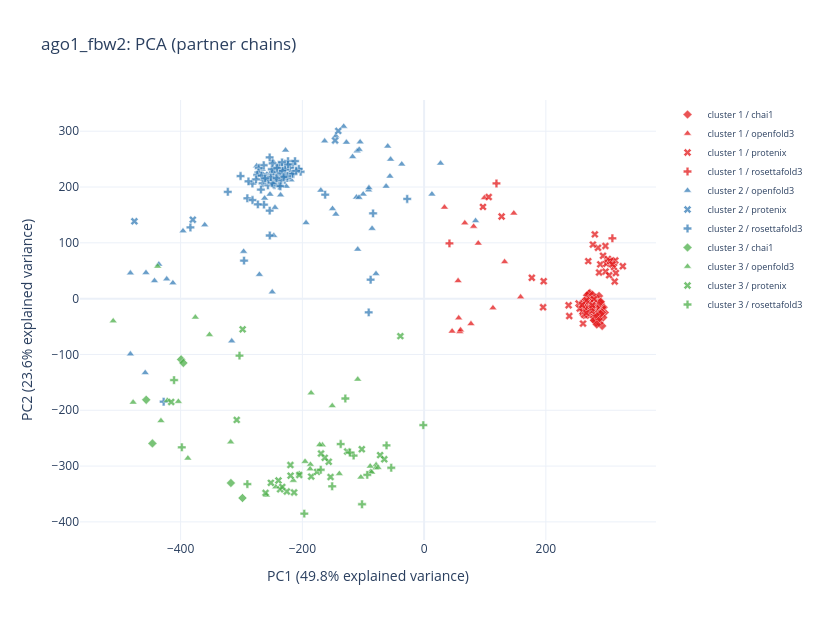

Notebook cell for this chart:
### Code cell
plot_pca(df_ago1_fbw2, complex_name="ago1_fbw2", models={**{b: True for b in df_ago1_fbw2["backend"].unique()}, "alphafold3": False})  # ablation: AF3 excluded

### Figure 1 — Plotly figure (JSON) as saved in the notebook; plotly's stock layout.template omitted (floating-point values rounded to 4 significant figures; data arrays with more than 128 entries replaced by an {"elided": "..."} marker saying what was removed)
{"data": [{"customdata": {"elided": "94x8 mixed values"}, "hovertemplate": "backend: %{customdata[0]}<br>seed: %{customdata[1]}<br>sample_index: %{customdata[2]}<br>cluster: %{customdata[3]}<br>ptm: %{customdata[4]}<br>iptm: %{customdata[5]}<br>ranking_score: %{customdata[6]}<br>cif_path: %{customdata[7]}<extra></extra>", "marker": {"color": "rgb(228,26,28)", "line": {"color": "white", "width": 0.5}, "opacity": 0.75, "size": 7, "symbol": "diamond"}, "mode": "markers", "name": "cluster 1 / chai1", "type": "scatter", "x": [284.9, 282.0, 283.9, 288.7, 273.4, 286.4, 277.9, 286.9, 272.2, 270.2, 286.4, 282.4, 272.8, 282.6, 279.6, 282.9, 277.9, 288.8, 292.5, 284.8, 286.0, 284.4, 284.3, 274.1, 288.4, 283.1, 265.9, 290.2, 278.9, 289.2, 296.6, 291.1, 284.3, 287.3, 294.3, 275.6, 274.7, 280.6, 281.2, 280.6, 279.8, 278.4, 271.0, 282.8, 281.6, 281.5, 277.3, 267.7, 282.6, 284.5, 277.5, 284.8, 289.2, 280.6, 274.3, 280.9, 294.9, 285.9, 276.0, 285.2, 284.5, 272.5, 279.0, 285.6, 277.8, 293.0, 291.9, 276.6, 286.0, 283.0, 287.2, 285.6, 278.6, 287.8, 275.1, 271.9, 274.6, 287.1, 274.3, 279.9, 282.1, 269.8, 289.9, 276.3, 287.1, 274.9, 264.2, 283.7, 284.8, 275.4, 281.9, 271.8, 290.2, 282.3], "y": [-25.22, -22.21, -13.29, -12.92, -15.95, -13.52, -18.49, -33.36, 10.22, 5.846, -15.76, 2.078, -27.37, -42.77, -39.21, -25.11, -7.773, -22.37, -48.81, -1.003, -20.64, -3.381, -14.68, -8.287, -43.87, -36.91, -28.23, -8.259, -15.35, -21.14, -24.73, -15.58, -17.84, 4.819, -33.77, -14.6, -12.12, -20.81, -10.06, -3.191, -12.77, -22.56, 9.211, -8.925, -14.92, -17.74, -18.32, 6.006, -16.94, -22.36, -11.94, -27.17, -5.583, -19.26, -23.25, -37.03, -15.3, -36.17, -30.17, -29.0, -7.855, -24.49, -38.75, -17.41, -15.18, -15.63, -24.64, 6.874, -7.921, -6.04, -36.47, -23.56, -9.001, -6.594, -11.78, -11.13, -7.98, -12.78, -19.59, -5.085, -7.542, -1.312, -27.05, -16.2, -11.74, -6.677, -4.01, -46.29, -13.05, -1.576, -28.82, -14.08, -5.682, -16.23]}, {"customdata": [["openfold3", 1, null, 1, 0.6369, 0.1692, 0.2822, "ago1_fbw2/openfold_ago1_fbw2/openfold_results_seed-1/ago1_fbw2/seed_1/ago1_fbw2_seed_1_sample_4_model_fixed.cif"], ["openfold3", 11, null, 1, 0.632, 0.1752, 0.3499, "ago1_fbw2/openfold_ago1_fbw2/openfold_results_seed-11/ago1_fbw2/seed_11/ago1_fbw2_seed_11_sample_1_model_fixed.cif"], ["openfold3", 12, null, 1, 0.6338, 0.1758, 0.3567, "ago1_fbw2/openfold_ago1_fbw2/openfold_results_seed-12/ago1_fbw2/seed_12/ago1_fbw2_seed_12_sample_1_model_fixed.cif"], ["openfold3", 12, null, 1, 0.6399, 0.1834, 0.2809, "ago1_fbw2/openfold_ago1_fbw2/openfold_results_seed-12/ago1_fbw2/seed_12/ago1_fbw2_seed_12_sample_5_model_fixed.cif"], ["openfold3", 13, null, 1, 0.641, 0.1691, 0.3417, "ago1_fbw2/openfold_ago1_fbw2/openfold_results_seed-13/ago1_fbw2/seed_13/ago1_fbw2_seed_13_sample_1_model_fixed.cif"], ["openfold3", 15, null, 1, 0.6369, 0.1635, 0.2647, "ago1_fbw2/openfold_ago1_fbw2/openfold_results_seed-15/ago1_fbw2/seed_15/ago1_fbw2_seed_15_sample_3_model_fixed.cif"], ["openfold3", 16, null, 1, 0.6284, 0.1773, 0.2814, "ago1_fbw2/openfold_ago1_fbw2/openfold_results_seed-16/ago1_fbw2/seed_16/ago1_fbw2_seed_16_sample_2_model_fixed.cif"], ["openfold3", 16, null, 1, 0.635, 0.186, 0.285, "ago1_fbw2/openfold_ago1_fbw2/openfold_results_seed-16/ago1_fbw2/seed_16/ago1_fbw2_seed_16_sample_3_model_fixed.cif"], ["openfold3", 18, null, 1, 0.6314, 0.1671, 0.3397, "ago1_fbw2/openfold_ago1_fbw2/openfold_results_seed-18/ago1_fbw2/seed_18/ago1_fbw2_seed_18_sample_3_model_fixed.cif"], ["openfold3", 19, null, 1, 0.6341, 0.1673, 0.2742, "ago1_fbw2/openfold_ago1_fbw2/openfold_results_seed-19/ago1_fbw2/seed_19/ago1_fbw2_seed_19_sample_3_model_fixed.cif"], ["openfold3", 19, null, 1, 0.6348, 0.1635, 0.2724, "ago1_fbw2/openfold_ago1_fbw2/openfold_results_seed-19/ago1_fbw2/seed_19/ago1_fbw2_seed_19_sample_5_model_fixed.cif"], ["openfold3", 3, null, 1, 0.6322, 0.1528, 0.2575, "ago1_fbw2/openfold_ago1_fbw2/openfold_results_seed-3/ago1_fbw2/seed_3/ago1_fbw2_seed_3_sample_5_model_fixed.cif"], ["openfold3", 4, null, 1, 0.6337, 0.1739, 0.2871, "ago1_fbw2/openfold_ago1_fbw2/openfold_results_seed-4/ago1_fbw2/seed_4/ago1_fbw2_seed_4_sample_1_model_fixed.cif"], ["openfold3", 4, null, 1, 0.6298, 0.163, 0.2651, "ago1_fbw2/openfold_ago1_fbw2/openfold_results_seed-4/ago1_fbw2/seed_4/ago1_fbw2_seed_4_sample_2_model_fixed.cif"], ["openfold3", 7, null, 1, 0.639, 0.1718, 0.2875, "ago1_fbw2/openfold_ago1_fbw2/openfold_results_seed-7/ago1_fbw2/seed_7/ago1_fbw2_seed_7_sample_4_model_fixed.cif"], ["openfold3", 9, null, 1, 0.6322, 0.1768, 0.3432, "ago1_fbw2/openfold_ago1_fbw2/openfold_results_seed-9/ago1_fbw2/seed_9/ago1_fbw2_seed_9_sample_5_model_fixed.cif"]], "hovertemplate": "backend: %{customdata[0]}<br>seed: %{customdata[1]}<br>sample_index: %{customdata[2]}<br>cluster: %{customdata[3]}<br>ptm: %{customdata[4]}<br>iptm: %{customdata[5]}<br>ranking_score: %{customdata[6]}<br>cif_path: %{customdata[7]}<extra></extra>", "marker": {"color": "rgb(228,26,28)", "line": {"color": "white", "width": 0.5}, "opacity": 0.75, "size": 7, "symbol": "triangle-up"}, "mode": "markers", "name": "cluster 1 / openfold3", "type": "scatter", "x": [147.4, 56.81, 76.95, 45.97, 99.08, 132.3, 55.81, 33.45, 66.86, 158.5, 113.1, 81.35, 88.93, 260.0, 58.7, 59.85], "y": [153.1, -34.73, -45.1, -58.45, 180.5, 65.9, 32.01, 163.6, 135.6, 2.977, -16.63, 129.5, 99.23, -25.11, -59.47, -56.21]}, {"customdata": {"elided": "69x8 mixed values"}, "hovertemplate": "backend: %{customdata[0]}<br>seed: %{customdata[1]}<br>sample_index: %{customdata[2]}<br>cluster: %{customdata[3]}<br>ptm: %{customdata[4]}<br>iptm: %{customdata[5]}<br>ranking_score: %{customdata[6]}<br>cif_path: %{customdata[7]}<extra></extra>", "marker": {"color": "rgb(228,26,28)", "line": {"color": "white", "width": 0.5}, "opacity": 0.75, "size": 7, "symbol": "x"}, "mode": "markers", "name": "cluster 1 / protenix", "type": "scatter", "x": [195.5, 261.0, 269.8, 261.1, 267.3, 278.9, 106.1, 269.7, 176.9, 293.9, 297.8, 301.4, 289.3, 298.1, 299.4, 305.1, 314.9, 280.5, 275.6, 271.0, 269.7, 238.5, 260.9, 273.7, 263.2, 264.1, 278.0, 272.8, 196.4, 96.69, 265.7, 263.0, 260.4, 264.7, 277.4, 262.5, 267.5, 275.2, 276.6, 266.6, 313.1, 302.0, 271.7, 275.4, 261.1, 253.8, 275.3, 261.8, 269.1, 264.7, 255.7, 264.7, 287.4, 309.3, 312.0, 326.4, 313.9, 127.3, 237.4, 285.7, 305.6, 277.3, 303.9, 309.2, 266.7, 275.4, 276.4, 266.6, 259.6], "y": [-15.57, -26.03, -18.99, -17.83, -7.708, -1.17, 182.0, 67.18, 37.29, 76.72, 94.38, 65.61, 61.42, 48.45, 62.58, 67.49, 45.86, 115.1, -11.75, -23.91, -13.62, -31.24, -10.75, -13.63, -11.38, -10.79, -20.08, -7.364, 31.26, 164.4, -30.26, -28.88, -22.98, -22.18, -14.57, -12.31, -12.35, -13.82, -15.12, -9.786, 30.82, 71.13, -19.53, -20.91, -44.73, -8.745, -22.12, -8.864, -15.62, -17.93, -17.82, -4.78, 46.77, 66.91, 56.77, 58.07, 68.37, 147.0, -11.89, 91.14, 67.39, 96.82, 41.86, 61.25, -2.883, -17.52, -11.82, -25.65, -11.27]}, {"customdata": [["rosettafold3", 1, 3.0, 1, 0.6022, 0.2644, -99.67, "ago1_fbw2/rosettafold_ago1_fbw2/rosettafold_results_seed-1/ago1_fbw2/seed-1_sample-3/ago1_fbw2_seed-1_sample-3_model_fixed.cif"], ["rosettafold3", 2, 2.0, 1, 0.605, 0.2583, -99.67, "ago1_fbw2/rosettafold_ago1_fbw2/rosettafold_results_seed-2/ago1_fbw2/seed-2_sample-2/ago1_fbw2_seed-2_sample-2_model_fixed.cif"], ["rosettafold3", 2, 4.0, 1, 0.6053, 0.2534, -99.68, "ago1_fbw2/rosettafold_ago1_fbw2/rosettafold_results_seed-2/ago1_fbw2/seed-2_sample-4/ago1_fbw2_seed-2_sample-4_model_fixed.cif"]], "hovertemplate": "backend: %{customdata[0]}<br>seed: %{customdata[1]}<br>sample_index: %{customdata[2]}<br>cluster: %{customdata[3]}<br>ptm: %{customdata[4]}<br>iptm: %{customdata[5]}<br>ranking_score: %{customdata[6]}<br>cif_path: %{customdata[7]}<extra></extra>", "marker": {"color": "rgb(228,26,28)", "line": {"color": "white", "width": 0.5}, "opacity": 0.75, "size": 7, "symbol": "cross"}, "mode": "markers", "name": "cluster 1 / rosettafold3", "type": "scatter", "x": [41.63, 118.8, 309.3], "y": [98.95, 206.3, 108.1]}, {"customdata": {"elided": "54x8 mixed values"}, "hovertemplate": "backend: %{customdata[0]}<br>seed: %{customdata[1]}<br>sample_index: %{customdata[2]}<br>cluster: %{customdata[3]}<br>ptm: %{customdata[4]}<br>iptm: %{customdata[5]}<br>ranking_score: %{customdata[6]}<br>cif_path: %{customdata[7]}<extra></extra>", "marker": {"color": "rgb(55,126,184)", "line": {"color": "white", "width": 0.5}, "opacity": 0.75, "size": 7, "symbol": "triangle-up"}, "mode": "markers", "name": "cluster 2 / openfold3", "type": "scatter", "x": [-218.7, -79.05, -36.74, -235.8, -265.8, -482.5, -145.0, -442.9, -145.0, 84.56, -296.5, -193.9, -100.0, -262.0, -435.8, -316.0, -111.1, -275.1, -55.09, -91.08, 12.85, -109.1, -150.5, -412.7, -110.1, -59.76, -270.6, -422.8, -482.5, -227.6, -117.4, -456.9, -226.4, -360.4, -245.0, -249.5, -163.4, -247.2, -169.7, -56.12, -458.1, -107.0, -62.41, -248.7, -253.1, 26.99, -127.6, -90.65, -105.1, -247.1, -106.6, -396.1, -132.1, -85.48], "y": [212.6, 44.74, 241.0, 185.6, 231.8, -99.31, 291.5, 31.96, 151.2, 139.5, 84.49, 135.9, 187.2, 179.9, 61.53, -76.02, 181.8, 237.8, 249.6, 194.5, 187.2, 88.34, 161.1, 28.21, 264.4, 273.1, 43.14, 35.05, 45.74, 266.0, 254.3, 46.54, 201.2, 132.1, 163.1, 11.77, 282.3, 233.4, 194.0, 219.2, -132.8, 181.3, 201.1, 246.5, 186.9, 242.5, 280.0, 198.5, 280.6, 112.9, 267.2, 121.3, 308.6, 125.7]}, {"customdata": [["protenix", 1, null, 2, 0.5995, 0.1884, 0.2707, "ago1_fbw2/protenix_ago1_fbw2/protenix_results_seed-1/ago1_fbw2/seed_1/predictions/ago1_fbw2_sample_4.cif"], ["protenix", 10, null, 2, 0.5961, 0.2914, 0.3523, "ago1_fbw2/protenix_ago1_fbw2/protenix_results_seed-10/ago1_fbw2/seed_10/predictions/ago1_fbw2_sample_4.cif"], ["protenix", 11, null, 2, 0.5954, 0.3061, 0.364, "ago1_fbw2/protenix_ago1_fbw2/protenix_results_seed-11/ago1_fbw2/seed_11/predictions/ago1_fbw2_sample_3.cif"], ["protenix", 11, null, 2, 0.5955, 0.2919, 0.3526, "ago1_fbw2/protenix_ago1_fbw2/protenix_results_seed-11/ago1_fbw2/seed_11/predictions/ago1_fbw2_sample_4.cif"], ["protenix", 15, null, 2, 0.5909, 0.2946, 0.3539, "ago1_fbw2/protenix_ago1_fbw2/protenix_results_seed-15/ago1_fbw2/seed_15/predictions/ago1_fbw2_sample_2.cif"], ["protenix", 19, null, 2, 0.5853, 0.369, 0.4123, "ago1_fbw2/protenix_ago1_fbw2/protenix_results_seed-19/ago1_fbw2/seed_19/predictions/ago1_fbw2_sample_2.cif"], ["protenix", 19, null, 2, 0.5933, 0.274, 0.3378, "ago1_fbw2/protenix_ago1_fbw2/protenix_results_seed-19/ago1_fbw2/seed_19/predictions/ago1_fbw2_sample_4.cif"]], "hovertemplate": "backend: %{customdata[0]}<br>seed: %{customdata[1]}<br>sample_index: %{customdata[2]}<br>cluster: %{customdata[3]}<br>ptm: %{customdata[4]}<br>iptm: %{customdata[5]}<br>ranking_score: %{customdata[6]}<br>cif_path: %{customdata[7]}<extra></extra>", "marker": {"color": "rgb(55,126,184)", "line": {"color": "white", "width": 0.5}, "opacity": 0.75, "size": 7, "symbol": "x"}, "mode": "markers", "name": "cluster 2 / protenix", "type": "scatter", "x": [-226.0, -238.2, -379.9, -475.9, -146.2, -141.0, -261.5], "y": [242.8, 225.0, 141.5, 138.5, 283.4, 300.5, 221.6]}, {"customdata": {"elided": "81x8 mixed values"}, "hovertemplate": "backend: %{customdata[0]}<br>seed: %{customdata[1]}<br>sample_index: %{customdata[2]}<br>cluster: %{customdata[3]}<br>ptm: %{customdata[4]}<br>iptm: %{customdata[5]}<br>ranking_score: %{customdata[6]}<br>cif_path: %{customdata[7]}<extra></extra>", "marker": {"color": "rgb(55,126,184)", "line": {"color": "white", "width": 0.5}, "opacity": 0.75, "size": 7, "symbol": "cross"}, "mode": "markers", "name": "cluster 2 / rosettafold3", "type": "scatter", "x": [-243.0, -83.87, -254.2, -238.6, -263.5, -202.8, -245.7, -222.6, -205.8, -234.5, -245.8, -322.5, -295.8, -241.3, -87.87, -253.7, -223.6, -256.6, -243.0, -233.8, -242.5, -271.6, -27.77, -265.5, -215.3, -272.2, -223.2, -221.1, -263.7, -238.4, -220.4, -237.4, -248.5, -231.8, -258.8, -290.4, -247.0, -230.2, -263.1, -253.6, -274.2, -228.9, -267.2, -235.6, -247.6, -282.1, -234.9, -91.03, -427.9, -228.6, -214.8, -235.9, -216.6, -250.2, -228.3, -249.8, -249.0, -236.1, -255.5, -276.2, -281.9, -301.5, -253.7, -225.0, -232.6, -273.1, -210.1, -212.0, -224.7, -223.6, -268.1, -229.3, -231.0, -233.3, -162.5, -241.5, -251.8, -383.9, -288.5, -261.3, -242.5], "y": [233.0, 152.8, 218.6, 239.9, 239.0, 227.3, 227.8, 219.3, 232.5, 213.4, 203.6, 191.4, 68.17, 219.5, 33.96, 157.6, 246.3, 203.1, 210.5, 226.7, 222.0, 234.0, 178.6, 206.7, 241.3, 226.2, 221.5, 225.2, 212.6, 202.2, 234.4, 223.5, 226.8, 229.7, 216.0, 179.8, 212.7, 222.0, 168.5, 113.1, 221.9, 212.9, 220.2, 218.4, 204.7, 206.2, 211.9, -24.61, -184.6, 231.9, 223.2, 225.8, 223.6, 231.8, 231.4, 207.0, 242.3, 201.4, 213.2, 213.6, 176.6, 219.7, 253.1, 216.3, 229.2, 168.9, 229.0, 246.3, 219.5, 240.5, 195.4, 219.3, 217.7, 244.2, 186.2, 234.1, 217.3, 127.5, 210.2, 215.5, 215.6]}, {"customdata": [["chai1", 12, 0.0, 3, 0.6941, 0.3404, 0.4111, "ago1_fbw2/chai1_ago1_fbw2/chai_output_seed-12/pred.model_idx_0.cif"], ["chai1", 13, 0.0, 3, 0.6988, 0.3521, 0.4214, "ago1_fbw2/chai1_ago1_fbw2/chai_output_seed-13/pred.model_idx_0.cif"], ["chai1", 13, 3.0, 3, 0.6969, 0.34, 0.4114, "ago1_fbw2/chai1_ago1_fbw2/chai_output_seed-13/pred.model_idx_3.cif"], ["chai1", 19, 4.0, 3, 0.6932, 0.3435, 0.4134, "ago1_fbw2/chai1_ago1_fbw2/chai_output_seed-19/pred.model_idx_4.cif"], ["chai1", 2, 0.0, 3, 0.6944, 0.3446, 0.4146, "ago1_fbw2/chai1_ago1_fbw2/chai_output_seed-2/pred.model_idx_0.cif"], ["chai1", 7, 0.0, 3, 0.6944, 0.3412, 0.4118, "ago1_fbw2/chai1_ago1_fbw2/chai_output_seed-7/pred.model_idx_0.cif"]], "hovertemplate": "backend: %{customdata[0]}<br>seed: %{customdata[1]}<br>sample_index: %{customdata[2]}<br>cluster: %{customdata[3]}<br>ptm: %{customdata[4]}<br>iptm: %{customdata[5]}<br>ranking_score: %{customdata[6]}<br>cif_path: %{customdata[7]}<extra></extra>", "marker": {"color": "rgb(77,175,74)", "line": {"color": "white", "width": 0.5}, "opacity": 0.75, "size": 7, "symbol": "diamond"}, "mode": "markers", "name": "cluster 3 / chai1", "type": "scatter", "x": [-399.2, -446.3, -317.4, -456.5, -395.6, -298.4], "y": [-108.9, -259.4, -330.3, -181.3, -115.2, -357.3]}, {"customdata": {"elided": "30x8 mixed values"}, "hovertemplate": "backend: %{customdata[0]}<br>seed: %{customdata[1]}<br>sample_index: %{customdata[2]}<br>cluster: %{customdata[3]}<br>ptm: %{customdata[4]}<br>iptm: %{customdata[5]}<br>ranking_score: %{customdata[6]}<br>cif_path: %{customdata[7]}<extra></extra>", "marker": {"color": "rgb(77,175,74)", "line": {"color": "white", "width": 0.5}, "opacity": 0.75, "size": 7, "symbol": "triangle-up"}, "mode": "markers", "name": "cluster 3 / openfold3", "type": "scatter", "x": [-375.8, -139.3, -167.1, -109.1, -171.5, -388.1, -432.3, -205.1, -78.85, -87.72, -103.9, -421.9, -79.53, -259.0, -403.7, -186.8, -150.9, -243.7, -86.12, -75.77, -88.55, -352.6, -510.8, -478.0, -187.2, -214.8, -195.6, -185.6, -437.6, -317.7], "y": [-33.35, -313.6, -262.3, -144.7, -261.8, -286.0, -218.8, -313.6, -297.8, -309.8, -319.8, -182.6, -303.6, -352.1, -184.4, -297.1, -192.1, -337.3, -310.9, -302.7, -300.3, -64.58, -39.98, -185.8, -305.1, -325.8, -291.8, -169.1, 57.81, -257.1]}, {"customdata": {"elided": "24x8 mixed values"}, "hovertemplate": "backend: %{customdata[0]}<br>seed: %{customdata[1]}<br>sample_index: %{customdata[2]}<br>cluster: %{customdata[3]}<br>ptm: %{customdata[4]}<br>iptm: %{customdata[5]}<br>ranking_score: %{customdata[6]}<br>cif_path: %{customdata[7]}<extra></extra>", "marker": {"color": "rgb(77,175,74)", "line": {"color": "white", "width": 0.5}, "opacity": 0.75, "size": 7, "symbol": "x"}, "mode": "markers", "name": "cluster 3 / protenix", "type": "scatter", "x": [-156.6, -163.3, -236.5, -307.9, -102.3, -225.4, -126.4, -298.1, -205.0, -213.6, -219.6, -185.5, -251.7, -72.25, -65.44, -219.3, -175.8, -239.3, -169.3, -38.95, -233.0, -153.7, -260.5, -415.4], "y": [-292.4, -285.3, -341.7, -217.3, -269.8, -345.6, -274.0, -55.03, -315.9, -347.3, -298.2, -318.9, -330.0, -280.4, -287.9, -317.2, -310.4, -325.8, -277.5, -67.19, -337.5, -319.7, -348.1, -185.1]}, {"customdata": [["rosettafold3", 1, 2.0, 3, 0.6024, 0.2625, -99.67, "ago1_fbw2/rosettafold_ago1_fbw2/rosettafold_results_seed-1/ago1_fbw2/seed-1_sample-2/ago1_fbw2_seed-1_sample-2_model_fixed.cif"], ["rosettafold3", 1, 4.0, 3, 0.6039, 0.2671, -99.67, "ago1_fbw2/rosettafold_ago1_fbw2/rosettafold_results_seed-1/ago1_fbw2/seed-1_sample-4/ago1_fbw2_seed-1_sample-4_model_fixed.cif"], ["rosettafold3", 10, 4.0, 3, 0.6067, 0.2694, -99.66, "ago1_fbw2/rosettafold_ago1_fbw2/rosettafold_results_seed-10/ago1_fbw2/seed-10_sample-4/ago1_fbw2_seed-10_sample-4_model_fixed.cif"], ["rosettafold3", 12, 1.0, 3, 0.6061, 0.2691, -99.66, "ago1_fbw2/rosettafold_ago1_fbw2/rosettafold_results_seed-12/ago1_fbw2/seed-12_sample-1/ago1_fbw2_seed-12_sample-1_model_fixed.cif"], ["rosettafold3", 12, 2.0, 3, 0.6106, 0.2861, -99.65, "ago1_fbw2/rosettafold_ago1_fbw2/rosettafold_results_seed-12/ago1_fbw2/seed-12_sample-2/ago1_fbw2_seed-12_sample-2_model_fixed.cif"], ["rosettafold3", 13, 0.0, 3, 0.6043, 0.2614, -99.67, "ago1_fbw2/rosettafold_ago1_fbw2/rosettafold_results_seed-13/ago1_fbw2/seed-13_sample-0/ago1_fbw2_seed-13_sample-0_model_fixed.cif"], ["rosettafold3", 13, 1.0, 3, 0.6062, 0.2652, -99.67, "ago1_fbw2/rosettafold_ago1_fbw2/rosettafold_results_seed-13/ago1_fbw2/seed-13_sample-1/ago1_fbw2_seed-13_sample-1_model_fixed.cif"], ["rosettafold3", 13, 2.0, 3, 0.602, 0.259, -99.67, "ago1_fbw2/rosettafold_ago1_fbw2/rosettafold_results_seed-13/ago1_fbw2/seed-13_sample-2/ago1_fbw2_seed-13_sample-2_model_fixed.cif"], ["rosettafold3", 15, 3.0, 3, 0.6078, 0.2662, -99.67, "ago1_fbw2/rosettafold_ago1_fbw2/rosettafold_results_seed-15/ago1_fbw2/seed-15_sample-3/ago1_fbw2_seed-15_sample-3_model_fixed.cif"], ["rosettafold3", 18, 3.0, 3, 0.6075, 0.2804, -99.65, "ago1_fbw2/rosettafold_ago1_fbw2/rosettafold_results_seed-18/ago1_fbw2/seed-18_sample-3/ago1_fbw2_seed-18_sample-3_model_fixed.cif"], ["rosettafold3", 19, 2.0, 3, 0.603, 0.2617, 0.33, "ago1_fbw2/rosettafold_ago1_fbw2/rosettafold_results_seed-19/ago1_fbw2/seed-19_sample-2/ago1_fbw2_seed-19_sample-2_model_fixed.cif"], ["rosettafold3", 2, 3.0, 3, 0.6077, 0.2662, -99.67, "ago1_fbw2/rosettafold_ago1_fbw2/rosettafold_results_seed-2/ago1_fbw2/seed-2_sample-3/ago1_fbw2_seed-2_sample-3_model_fixed.cif"], ["rosettafold3", 5, 4.0, 3, 0.6064, 0.263, -99.67, "ago1_fbw2/rosettafold_ago1_fbw2/rosettafold_results_seed-5/ago1_fbw2/seed-5_sample-4/ago1_fbw2_seed-5_sample-4_model_fixed.cif"], ["rosettafold3", 7, 3.0, 3, 0.6051, 0.2689, -99.66, "ago1_fbw2/rosettafold_ago1_fbw2/rosettafold_results_seed-7/ago1_fbw2/seed-7_sample-3/ago1_fbw2_seed-7_sample-3_model_fixed.cif"], ["rosettafold3", 8, 1.0, 3, 0.6039, 0.2617, -99.67, "ago1_fbw2/rosettafold_ago1_fbw2/rosettafold_results_seed-8/ago1_fbw2/seed-8_sample-1/ago1_fbw2_seed-8_sample-1_model_fixed.cif"], ["rosettafold3", 9, 1.0, 3, 0.6063, 0.2729, -99.66, "ago1_fbw2/rosettafold_ago1_fbw2/rosettafold_results_seed-9/ago1_fbw2/seed-9_sample-1/ago1_fbw2_seed-9_sample-1_model_fixed.cif"]], "hovertemplate": "backend: %{customdata[0]}<br>seed: %{customdata[1]}<br>sample_index: %{customdata[2]}<br>cluster: %{customdata[3]}<br>ptm: %{customdata[4]}<br>iptm: %{customdata[5]}<br>ranking_score: %{customdata[6]}<br>cif_path: %{customdata[7]}<extra></extra>", "marker": {"color": "rgb(77,175,74)", "line": {"color": "white", "width": 0.5}, "opacity": 0.75, "size": 7, "symbol": "cross"}, "mode": "markers", "name": "cluster 3 / rosettafold3", "type": "scatter", "x": [-115.8, -290.3, -121.9, -196.9, -303.3, -169.8, -410.8, -1.336, -102.0, -61.74, -53.99, -129.4, -398.0, -93.37, -151.0, -137.0], "y": [-281.1, -332.3, -275.7, -385.2, -102.1, -306.6, -146.0, -226.6, -368.4, -263.0, -303.0, -178.9, -266.4, -315.7, -336.2, -260.5]}], "layout": {"height": 620, "legend": {"font": {"size": 9}}, "title": {"text": "ago1_fbw2: PCA (partner chains)"}, "width": 820, "xaxis": {"title": {"text": "PC1 (49.8% explained variance)"}}, "yaxis": {"title": {"text": "PC2 (23.6% explained variance)"}}}}
